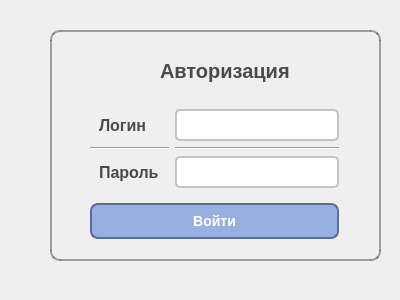
<?xml version="1.0" encoding="UTF-8"?>
<ui version="4.0">
 <class>Dialog</class>
 <widget class="QDialog" name="Dialog">
  <property name="geometry">
   <rect>
    <x>0</x>
    <y>0</y>
    <width>400</width>
    <height>300</height>
   </rect>
  </property>
  <property name="windowTitle">
   <string>Dialog</string>
  </property>
  <property name="styleSheet">
   <string notr="true">/* Общее оформление окна */
QDialog {
    background: qlineargradient(spread:pad, x1:0, y1:0, x2:1, y2:1, 
                                stop:0 #d4e4ff, stop:1 #ffffff); /* Яркий градиент */
    border: none;
}

/* Заголовки, такие как QLabel для разделов */
QLabel {
    font-size: 16px;
    font-weight: bold;
    color: #4a4a4a; /* Тёмно-серый текст */
    padding: 5px;
}

#autoriz {
    text-align: center;       /* Выравнивание текста по горизонтали */
    vertical-align: middle;   /* Выравнивание текста по вертикали */
    font-size: 20px;          /* Размер шрифта */
}
/* Поля ввода */
QLineEdit {
    background-color: #ffffff; /* Белый фон */
    border: 2px solid #c4c4c4; /* Серые границы */
    border-radius: 5px;
    padding: 5px;
    font-size: 14px;
}

QLineEdit:focus {
    border-color: #98AFE1; /* Цвет акцента при фокусе */
}

/* Кнопки */
QPushButton {
    background-color: #98AFE1; /* Цвет кнопок */
    color: white;             /* Белый текст */
    border: 2px solid #5c6e96; /* Цвет границы */
    border-radius: 8px;
    font-size: 14px;
    padding: 8px 12px;
}

QPushButton:hover {
    background-color: #5c6e96; /* Цвет кнопки при наведении */
}

QPushButton:pressed {
    background-color: #4b587a; /* Цвет кнопки при нажатии */
}

/* Текстовые поля и списки */
QTextEdit, QPlainTextEdit {
    background-color: #ffffff; /* Белый фон */
    border: 2px solid #c4c4c4; /* Границы */
    border-radius: 5px;
    padding: 10px;
    font-size: 14px;
    color: #333333;
}

QTextEdit:focus, QPlainTextEdit:focus {
    border-color: #98AFE1; /* Акцент при фокусе */
}

/* Таблицы */
QTableWidget {
    background-color: #ffffff;
    border: 1px solid #c4c4c4;
    gridline-color: #e0e0e0;
    font-size: 14px;
    color: #333333;
}

QHeaderView::section {
    background-color: #98AFE1; /* Заголовки таблиц */
    color: white;
    font-weight: bold;
    padding: 5px;
    border: none;
}

/* Вкладки */
/* Оформление панели вкладок */
QTabWidget::pane {
    border: 2px solid #7289bb; /* Граница панели вкладок */
    border-radius: 8px;
    background-color: #ffffff; /* Белый фон панели */
}

/* Общий стиль вкладок */
QTabBar::tab {
    background-color: #f5f5f5; /* Светлый фон вкладок */
    border: 2px solid #dddddd; /* Граница вкладок */
    border-radius: 8px;        /* Скруглённые углы */
    padding: 10px 20px;        /* Внутренние отступы */
    margin: 2px;               /* Расстояние между вкладками */
    font-size: 14px;           /* Размер текста вкладок */
    color: #333333;            /* Цвет текста вкладок */
    transition: all 0.2s ease; /* Анимация для плавного перехода */
}

/* Стиль выбранной вкладки */
QTabBar::tab:selected {
    background-color: #98AFE1; /* Акцентный цвет для активной вкладки */
    border: 2px solid #4b587a; /* Граница для активной вкладки */
    color: white;              /* Белый текст для активной вкладки */
    font-weight: bold;         /* Жирный текст */
    margin-bottom: 2px;       /* Соединение вкладки с панелью */
}

/* Стиль вкладок при наведении */
QTabBar::tab:!selected:hover {
    background-color: #98AFE1; /* Светло-серый фон при наведении */
    border: 2px solid #98AFE1; /* Изменение цвета границы при наведении */
    color: #000000;            /* Чёрный текст */
}

/* Неактивные вкладки */
QTabBar::tab:!selected {
    background-color: #D0D8FB; /* Стильный пастельный голубой фон */
    border: 2px solid  #ffffff; /* Светло-серая граница */
    color: #333333;            /* Тёмный текст для неактивных вкладок */
}

/* Задать фиксированную ширину вкладок */
QTabBar::tab {
    width: 150px; /* Фиксированная ширина */
    height: 40px; /* Фиксированная высота */
}


/* Выпадающие списки */
QComboBox {
    background-color: #ffffff;
    border: 2px solid #c4c4c4;
    border-radius: 5px;
    padding: 5px;
    font-size: 14px;
}

QComboBox:focus {
    border-color: #98AFE1;
}

QComboBox::drop-down {
    background: #98AFE1;
    border-left: 1px solid #c4c4c4; /* Разделительная линия между текстом и стрелкой */
    width: 20px;
}

QComboBox::down-arrow {
    image: url(:/icons/arrow_down.png); /* Укажите свой путь к иконке */
    width: 14px;
    height: 14px;
}

QComboBox::down-arrow:pressed {
    position: relative;
    top: 1px; /* Эффект нажатия */
}

/* Прогресс-бар */
QProgressBar {
    border: 2px solid #c4c4c4;
    border-radius: 5px;
    background-color: #ffffff;
    text-align: center;
    font-size: 14px;
    color: #4a4a4a;
}

QProgressBar::chunk {
    background-color: #7289bb; /* Акцентный цвет заполнения */
    width: 20px;
}

/* Базовый стиль чекбокса */
QCheckBox {
    spacing: 8px; /* Расстояние между квадратом и текстом */
    font-size: 14px;
    color: #4A4A4A; /* Темно-серый текст */
    font-weight: bold;
}

/* Чекбокс в состоянии фокуса */
QCheckBox:focus {
    outline: none; /* Убираем стандартную рамку */
    color: #1E90FF; /* Синий текст при фокусе */
}

/* Состояние чекбокса, когда он выбран */
QCheckBox::indicator:checked {
    width: 15px;
    height: 15px;
}


/* Состояние чекбокса, когда он не выбран */
QCheckBox::indicator:unchecked {
    width: 18px;
    height: 18px;
    border-radius: 4px;
    background-color: #FFFFFF; /* Белый фон */
    border: 2px solid #C0C0C0; /* Серые границы */
}

/* Состояние чекбокса, когда он отключен */
QCheckBox::indicator:disabled {
    background-color: #E0E0E0; /* Светло-серый фон */
    border: 2px solid #C0C0C0; /* Серые границы */
}

/* Состояние частично выбранного чекбокса (например, &quot;Выбрать всё&quot;) */
QCheckBox::indicator:indeterminate {
    background-color: #FFD700; /* Золотой фон для промежуточного состояния */
    border: 2px solid #FFD700;
}


</string>
  </property>
  <widget class="QFrame" name="frame">
   <property name="geometry">
    <rect>
     <x>50</x>
     <y>30</y>
     <width>331</width>
     <height>231</height>
    </rect>
   </property>
   <property name="styleSheet">
    <string notr="true">/* Стиль для QFrame с рамкой */
#frame {
    border: 2px solid rgba(76, 76, 76, 0.5);  /* Рамка только для QFrame */
    border-radius: 10px;         /* Скругленные углы */
    
}



Line {
                 /* Убираем рамки у горизонтальных и вертикальных лэйаутов */
   color: rgba(76, 76, 76, 0.5); 

}
</string>
   </property>
   <property name="frameShape">
    <enum>QFrame::Shape::StyledPanel</enum>
   </property>
   <property name="frameShadow">
    <enum>QFrame::Shadow::Raised</enum>
   </property>
   <widget class="QLabel" name="autoriz">
    <property name="geometry">
     <rect>
      <x>100</x>
      <y>10</y>
      <width>161</width>
      <height>61</height>
     </rect>
    </property>
    <property name="font">
     <font>
      <pointsize>-1</pointsize>
      <bold>true</bold>
     </font>
    </property>
    <property name="styleSheet">
     <string notr="true">QLabel {
    text-align: center;       /* Выравнивание текста по горизонтали */
   	vertical-align: middle;   /* Выравнивание текста по вертикали */
}</string>
    </property>
    <property name="text">
     <string>Авторизация</string>
    </property>
    <property name="textFormat">
     <enum>Qt::TextFormat::AutoText</enum>
    </property>
    <property name="scaledContents">
     <bool>true</bool>
    </property>
   </widget>
   <widget class="QLabel" name="label_4">
    <property name="enabled">
     <bool>true</bool>
    </property>
    <property name="geometry">
     <rect>
      <x>80</x>
      <y>24</y>
      <width>30</width>
      <height>34</height>
     </rect>
    </property>
    <property name="layoutDirection">
     <enum>Qt::LayoutDirection::LeftToRight</enum>
    </property>
    <property name="text">
     <string/>
    </property>
    <property name="textFormat">
     <enum>Qt::TextFormat::AutoText</enum>
    </property>
    <property name="pixmap">
     <pixmap resource="res2.qrc">:/icons/user.png</pixmap>
    </property>
    <property name="scaledContents">
     <bool>true</bool>
    </property>
   </widget>
   <widget class="QWidget" name="layoutWidget">
    <property name="geometry">
     <rect>
      <x>40</x>
      <y>70</y>
      <width>249</width>
      <height>150</height>
     </rect>
    </property>
    <layout class="QVBoxLayout" name="verticalLayout_3">
     <item>
      <layout class="QHBoxLayout" name="horizontalLayout">
       <item>
        <layout class="QVBoxLayout" name="verticalLayout">
         <item>
          <widget class="QLabel" name="label_2">
           <property name="styleSheet">
            <string notr="true">Qlabel {
	border: none;
}</string>
           </property>
           <property name="text">
            <string>Логин</string>
           </property>
          </widget>
         </item>
         <item>
          <widget class="Line" name="line_2">
           <property name="styleSheet">
            <string notr="true">Line {
   color: rgba(76, 76, 76, 0.5); 
}</string>
           </property>
           <property name="orientation">
            <enum>Qt::Horizontal</enum>
           </property>
          </widget>
         </item>
         <item>
          <widget class="QLabel" name="label_3">
           <property name="text">
            <string>Пароль</string>
           </property>
          </widget>
         </item>
        </layout>
       </item>
       <item>
        <layout class="QVBoxLayout" name="verticalLayout_2">
         <item>
          <widget class="QLineEdit" name="lineEdit">
           <property name="text">
            <string/>
           </property>
          </widget>
         </item>
         <item>
          <widget class="Line" name="line">
           <property name="styleSheet">
            <string notr="true">Line {
   color: rgba(76, 76, 76, 0.5); 
}</string>
           </property>
           <property name="orientation">
            <enum>Qt::Horizontal</enum>
           </property>
          </widget>
         </item>
         <item>
          <widget class="QLineEdit" name="lineEdit_2">
           <property name="text">
            <string/>
           </property>
          </widget>
         </item>
        </layout>
       </item>
      </layout>
     </item>
     <item>
      <widget class="QPushButton" name="pushButton">
       <property name="font">
        <font>
         <pointsize>-1</pointsize>
         <bold>true</bold>
        </font>
       </property>
       <property name="styleSheet">
        <string notr="true">QPushButton {
	font-weight: bold;
}</string>
       </property>
       <property name="text">
        <string>Войти</string>
       </property>
       <property name="icon">
        <iconset resource="res2.qrc">
         <normaloff>:/icons/in.png</normaloff>:/icons/in.png</iconset>
       </property>
      </widget>
     </item>
    </layout>
   </widget>
   <widget class="QPushButton" name="pushButton_2">
    <property name="geometry">
     <rect>
      <x>285</x>
      <y>130</y>
      <width>41</width>
      <height>31</height>
     </rect>
    </property>
    <property name="styleSheet">
     <string notr="true">QPushButton {
    border: none;
    background: transparent;
    icon: url(:/icons/view.png); /* Иконка по умолчанию */
}

QPushButton:pressed {
    border: none;
    background: transparent;
    icon: url(:/icon/view_pressed.png); /* Иконка при нажатии */
}

</string>
    </property>
    <property name="text">
     <string/>
    </property>
    <property name="icon">
     <iconset resource="res2.qrc">
      <normaloff>:/icons/view.png</normaloff>:/icons/view.png</iconset>
    </property>
    <property name="iconSize">
     <size>
      <width>24</width>
      <height>24</height>
     </size>
    </property>
   </widget>
  </widget>
 </widget>
 <resources>
  <include location="res2.qrc"/>
 </resources>
 <connections/>
</ui>
